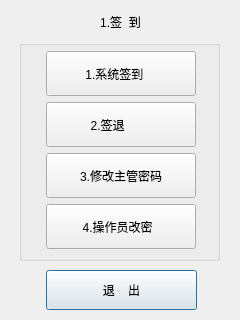
<?xml version="1.0" encoding="UTF-8"?>
<ui version="4.0">
 <class>MainKey1</class>
 <widget class="QDialog" name="MainKey1">
  <property name="geometry">
   <rect>
    <x>0</x>
    <y>0</y>
    <width>240</width>
    <height>320</height>
   </rect>
  </property>
  <property name="windowTitle">
   <string>Form</string>
  </property>
  <widget class="QLabel" name="Title">
   <property name="geometry">
    <rect>
     <x>10</x>
     <y>6</y>
     <width>221</width>
     <height>31</height>
    </rect>
   </property>
   <property name="text">
    <string>1.签  到</string>
   </property>
   <property name="alignment">
    <set>Qt::AlignCenter</set>
   </property>
  </widget>
  <widget class="QPushButton" name="pushButton_5">
   <property name="geometry">
    <rect>
     <x>46</x>
     <y>270</y>
     <width>151</width>
     <height>40</height>
    </rect>
   </property>
   <property name="text">
    <string>退    出</string>
   </property>
  </widget>
  <widget class="QGroupBox" name="groupBox">
   <property name="geometry">
    <rect>
     <x>19</x>
     <y>40</y>
     <width>201</width>
     <height>221</height>
    </rect>
   </property>
   <property name="title">
    <string/>
   </property>
   <widget class="QPushButton" name="pushButton">
    <property name="geometry">
     <rect>
      <x>27</x>
      <y>11</y>
      <width>150</width>
      <height>45</height>
     </rect>
    </property>
    <property name="minimumSize">
     <size>
      <width>150</width>
      <height>45</height>
     </size>
    </property>
    <property name="maximumSize">
     <size>
      <width>150</width>
      <height>45</height>
     </size>
    </property>
    <property name="text">
     <string>1.系统签到    </string>
    </property>
   </widget>
   <widget class="QPushButton" name="pushButton_4">
    <property name="geometry">
     <rect>
      <x>27</x>
      <y>164</y>
      <width>150</width>
      <height>45</height>
     </rect>
    </property>
    <property name="minimumSize">
     <size>
      <width>150</width>
      <height>45</height>
     </size>
    </property>
    <property name="maximumSize">
     <size>
      <width>150</width>
      <height>45</height>
     </size>
    </property>
    <property name="text">
     <string>4.操作员改密  </string>
    </property>
   </widget>
   <widget class="QPushButton" name="pushButton_2">
    <property name="geometry">
     <rect>
      <x>27</x>
      <y>62</y>
      <width>150</width>
      <height>45</height>
     </rect>
    </property>
    <property name="minimumSize">
     <size>
      <width>150</width>
      <height>45</height>
     </size>
    </property>
    <property name="maximumSize">
     <size>
      <width>150</width>
      <height>45</height>
     </size>
    </property>
    <property name="text">
     <string>2.签退        </string>
    </property>
   </widget>
   <widget class="QPushButton" name="pushButton_3">
    <property name="geometry">
     <rect>
      <x>27</x>
      <y>113</y>
      <width>150</width>
      <height>45</height>
     </rect>
    </property>
    <property name="minimumSize">
     <size>
      <width>150</width>
      <height>45</height>
     </size>
    </property>
    <property name="maximumSize">
     <size>
      <width>150</width>
      <height>45</height>
     </size>
    </property>
    <property name="text">
     <string>3.修改主管密码</string>
    </property>
   </widget>
  </widget>
 </widget>
 <resources/>
 <connections/>
</ui>
